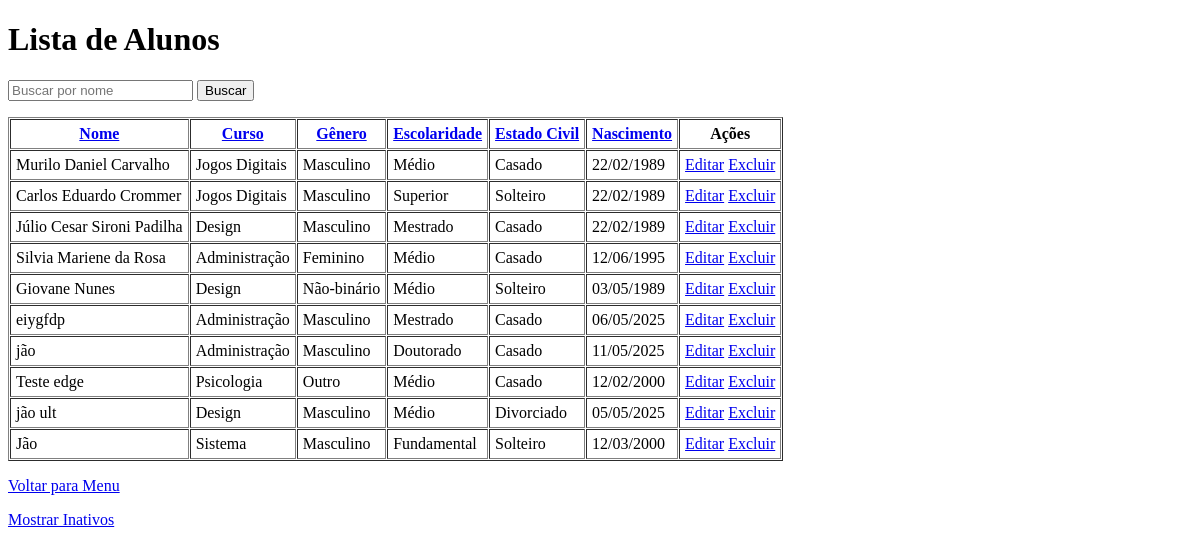
/alunos/, run on an earlier commit of the app's database.
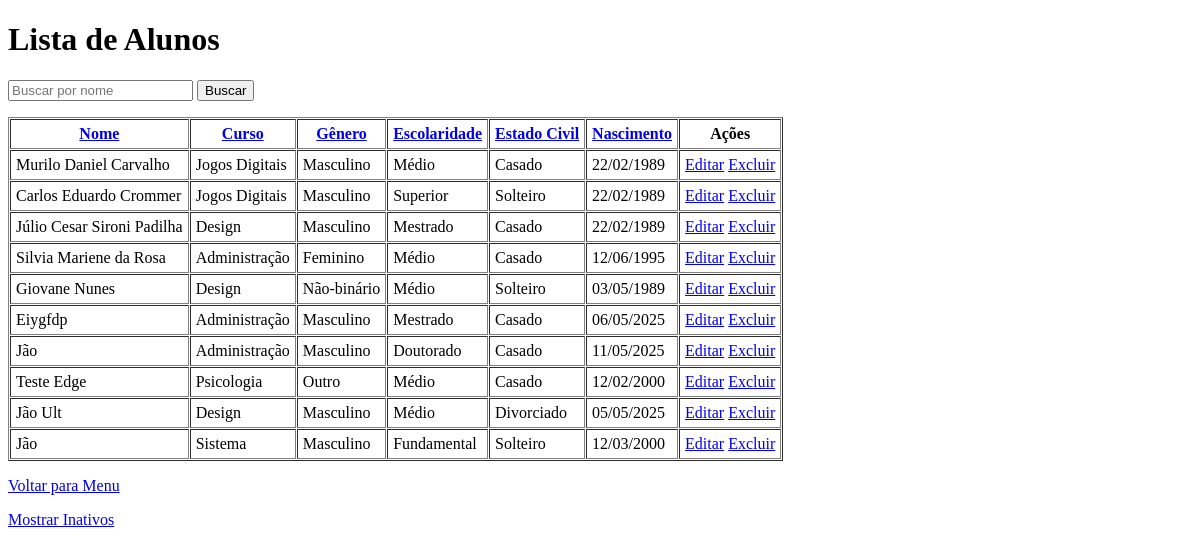
And on a later commit of the database.
### academico/models.py (models this page shows, shortened)
class Aluno(models.Model):
    nome = models.CharField(max_length=100)
    data_nascimento = models.DateField()
    cpf = models.CharField(max_length=14, unique=True)
    genero = models.CharField(max_length=2, choices=GENERO_CHOICES)
    estado_civil = models.CharField(
        max_length=30, choices=ESTADO_CIVIL_CHOICES)
    escolaridade = models.CharField(
        max_length=50, choices=ESCOLARIDADE_CHOICES)
    curso = models.ForeignKey(Curso, on_delete=models.RESTRICT)
    ativo = models.BooleanField(default=True)

class Curso(models.Model):
    nome = models.CharField(max_length=100)
    def __str__(self):
        return self.nome

### academico/views.py (the view)
# urls.py: path('alunos/', views.alunos, name='alunos'),
def alunos(request):
    query = request.GET.get('busca', '')
    if query:
        alunos = Aluno.objects.filter(ativo=True, nome__icontains=query)
    else:
        alunos = Aluno.objects.filter(ativo=True)
    dados = {
        'alunos': alunos,
        'ativos': True,
        'query': query,
    }
    return render(request, 'academico/lista_alunos.html', dados)

### academico/templates/academico/lista_alunos.html (shortened to what this page needs)
<!DOCTYPE html>
<html lang="en">
<head>
</head>
<body>
    {% if ativos %}
         <h1>Lista de Alunos</h1>
    {% else %}
        <h1>Lista de Alunos Inativos</h1>
    {% endif %}
    <p>
    <form method="get">
        <input type="text" name="busca" placeholder="Buscar por nome" value="{{ query|default:'' }}">
        <button type="submit">Buscar</button>
    </form>
    </p>
    <table border="1" cellpadding="5" cellspacing="1">
        <tr>
            {% if ativos %}
                <th><a href="{% url 'ordenar_alunos' 'nome' %}?busca={{ query }}">Nome</a></th>
                <th><a href="{% url 'ordenar_alunos' 'curso' %}?busca={{ query }}">Curso</a></th>
                <th><a href="{% url 'ordenar_alunos' 'genero' %}?busca={{ query }}">Gênero</a></th>
                <th><a href="{% url 'ordenar_alunos' 'escolaridade' %}?busca={{ query }}">Escolaridade</a></th>
                <th><a href="{% url 'ordenar_alunos' 'estado_civil' %}?busca={{ query }}">Estado Civil</a></th>
                <th><a href="{% url 'ordenar_alunos' 'data_nascimento' %}?busca={{ query }}">Nascimento</a></th>
                <th>Ações</th>
            {% endif %}
        </tr>
        {% for aluno in alunos %}
        <tr>
            <td>{{ aluno.nome }}</td>
            <td>{{ aluno.curso }}</td>
            <td>{{ aluno.get_genero_display }}</td>
            <td>{{ aluno.get_escolaridade_display }}</td>
            <td>{{ aluno.get_estado_civil_display }}</td>
            <td>{{ aluno.data_nascimento|date:"d/m/Y" }}</td>
            <td>
                {% if ativos %}
                    <a href="{% url 'editar_aluno' aluno.id %}">Editar</a>
                    <a href="{% url 'excluir_aluno' aluno.id %}">Excluir</a>
                {% else %}
                    <a href="{% url 'ativar_aluno' aluno.id %}">Ativar</a>
                {% endif %}
            </td>
        </tr>
        {% endfor %}
    </table>
    <p><a href="{% url 'index' %}">Voltar para Menu</a></p>
    {% if ativos %}
        <p><a href="{% url 'alunos_inativos' %}">Mostrar Inativos</a></p>
    {% else %}
        <p><a href="{% url 'alunos' %}">Mostrar Ativos</a></p>
    {% endif %}
</body>
</html>

What changed in the data, as far as the page shows it:
changed Aluno: nome "eiygfdp" → "Eiygfdp"
changed Aluno "Doutorado": nome "jão" → "Jão"
changed Aluno "Outro": nome "Teste edge" → "Teste Edge"
changed Aluno "Divorciado": nome "jão ult" → "Jão Ult"
